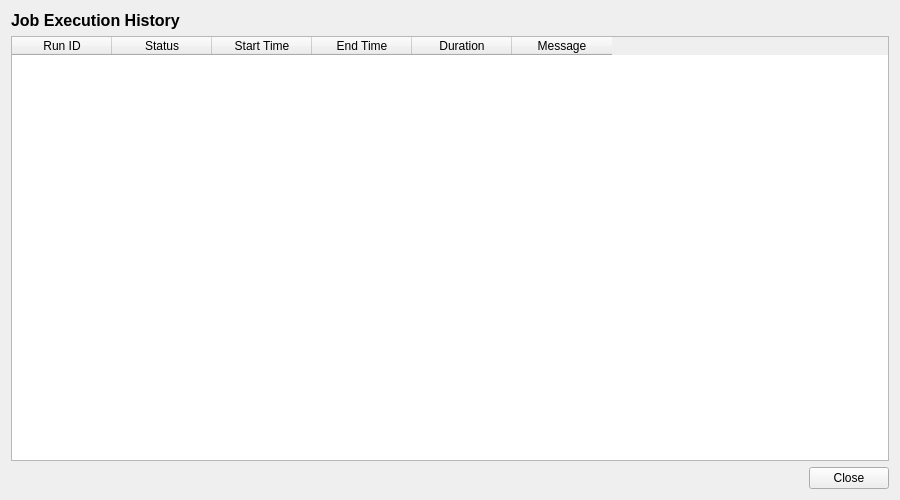
<?xml version="1.0" encoding="UTF-8"?>
<ui version="4.0">
 <class>JobDefinitionHistoryDialog</class>
 <widget class="QWidget" name="JobDefinitionHistoryDialog">
  <property name="geometry">
   <rect>
    <x>0</x>
    <y>0</y>
    <width>900</width>
    <height>500</height>
   </rect>
  </property>
  <property name="windowTitle">
   <string>Job Execution History</string>
  </property>
  <layout class="QVBoxLayout" name="verticalLayout">
   <item>
    <widget class="QLabel" name="titleLabel">
     <property name="font">
      <font>
       <pointsize>12</pointsize>
       <bold>true</bold>
      </font>
     </property>
     <property name="text">
      <string>Job Execution History</string>
     </property>
    </widget>
   </item>
   <item>
    <widget class="QTableWidget" name="versionListWidget">
     <property name="alternatingRowColors">
      <bool>true</bool>
     </property>
     <property name="editTriggers">
      <set>QAbstractItemView::NoEditTriggers</set>
     </property>
     <property name="selectionMode">
      <enum>QAbstractItemView::SingleSelection</enum>
     </property>
     <property name="selectionBehavior">
      <enum>QAbstractItemView::SelectRows</enum>
     </property>
     <column>
      <property name="text">
       <string>Run ID</string>
      </property>
     </column>
     <column>
      <property name="text">
       <string>Status</string>
      </property>
     </column>
     <column>
      <property name="text">
       <string>Start Time</string>
      </property>
     </column>
     <column>
      <property name="text">
       <string>End Time</string>
      </property>
     </column>
     <column>
      <property name="text">
       <string>Duration</string>
      </property>
     </column>
     <column>
      <property name="text">
       <string>Message</string>
      </property>
     </column>
    </widget>
   </item>
   <item>
    <layout class="QHBoxLayout" name="buttonLayout">
     <item>
      <spacer name="horizontalSpacer">
       <property name="orientation">
        <enum>Qt::Horizontal</enum>
       </property>
       <property name="sizeHint" stdset="0">
        <size><width>40</width><height>20</height></size>
       </property>
      </spacer>
     </item>
     <item>
      <widget class="QPushButton" name="closeButton">
       <property name="text">
        <string>Close</string>
       </property>
      </widget>
     </item>
    </layout>
   </item>
  </layout>
 </widget>
 <resources/>
 <connections/>
</ui>
